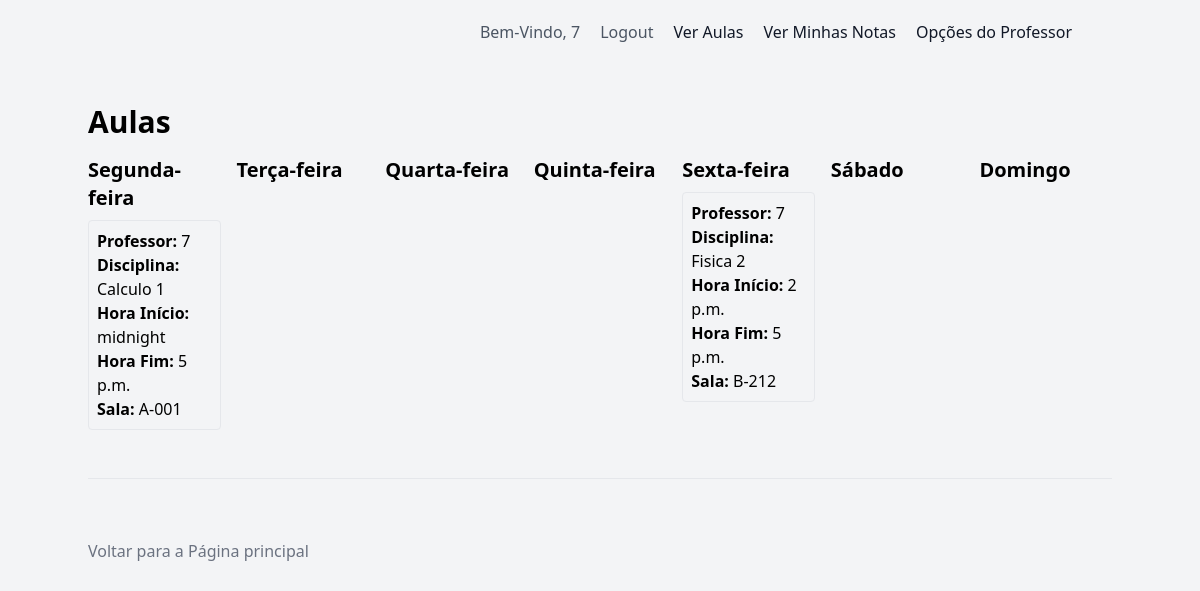
Page /ver_aulas/ (signed in) on the earlier database version.
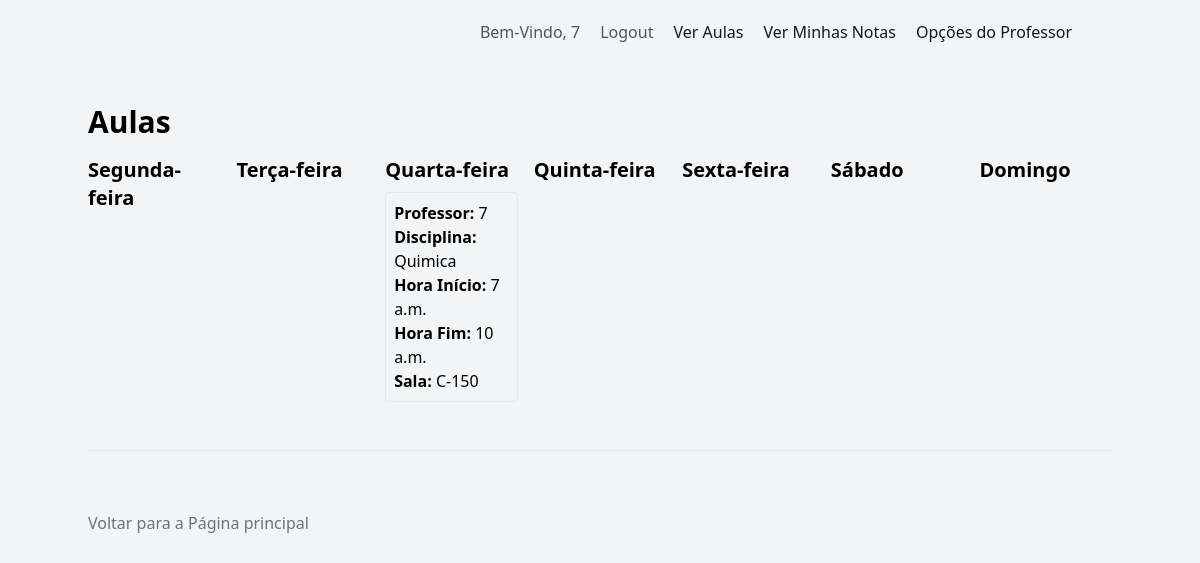
Same page on the later database version.
### pi/models.py (models this page shows, shortened)
class Professor(AbstractUser):
    cordenador = models.CharField(max_length=100, null=True)
    nome = models.CharField(max_length=100, null=True)
    formacao = models.CharField(max_length=100, null=True)
    numero_funcionario = models.CharField(max_length=255, unique=True)
    senhap = models.CharField(max_length=150)
    aulas = models.ManyToManyField('Aula', related_name='professores')
    groups = models.ManyToManyField(
        'auth.Group',
        blank=True,
        help_text='The groups this user belongs to. A user will get all permissions granted to each of their groups.',
        related_name="professor_groups",
        verbose_name='groups',
    )
    user_permissions = models.ManyToManyField(
        'auth.Permission',
        blank=True,
        help_text='Specific permissions for this user.',
        related_name="professor_permissions",
        verbose_name='user permissions',
    )
    USERNAME_FIELD = 'numero_funcionario'
    PASSWORD_FIELD = 'senhap'
    class Meta:
        verbose_name = 'professor'
        verbose_name_plural = 'professors'
        db_table = 'auth_professor'
    def __str__(self):
        return self.numero_funcionario
    @property
    def is_professor(self):
        return True

class Aula(models.Model):
    alunos = models.ManyToManyField('Estudante', related_name='aulas_estudante')
    professor = models.ForeignKey('Professor', on_delete=models.CASCADE)
    disciplina = models.ForeignKey('Disciplina', on_delete=models.CASCADE)
    sala = models.ForeignKey('Sala', on_delete=models.SET_NULL, null=True)  # Adicionado aqui
    dia_da_semana = models.CharField(max_length=20)
    hora_inicio = models.TimeField()
    hora_fim = models.TimeField()
    numero_lista = models.IntegerField(default=1)

class Disciplina(models.Model):
    nome = models.CharField(max_length=100)
    codigo = models.CharField(max_length=10)
    professor = models.ForeignKey('Professor', on_delete=models.SET_NULL, null=True)
    sala = models.ForeignKey('Sala', on_delete=models.SET_NULL, null=True)
    horario_inicio = models.TimeField()
    horario_fim = models.TimeField()
    def __str__(self):
        return self.nome

class Sala(models.Model):
    numero = models.CharField(max_length=10)
    bloco = models.CharField(max_length=1)
    def __str__(self):
        return self.bloco + "-" + self.numero

### pi/views.py (the view)
# urls.py: path('ver_aulas/', views.ver_aulas, name='ver_aulas'),
def ver_aulas(request):
    if request.user.is_authenticated:
        if request.user.is_professor:
            aulas = Aula.objects.filter(professor=request.user)
        else:
            aulas = Aula.objects.filter(alunos=request.user)
        dias_da_semana = AulaForm.DIAS_DA_SEMANA
        return render(request, 'ver_aulas.html', {'aulas': aulas, 'dias_da_semana': dias_da_semana})
    else:
        return redirect('login')

### pi/templates/ver_aulas.html
{% extends 'base.html' %}
{% block content %}
<h1 class="text-3xl font-semibold mb-4">Aulas</h1>
<div class="grid grid-cols-7 gap-4">
    {% for dia in dias_da_semana %}
    <div>
        <h2 class="text-xl font-semibold mb-2">{{ dia.0 }}</h2>
        {% for aula in aulas %}
        {% if aula.dia_da_semana == dia.0 %}
        <div class="border border-gray-200 rounded p-2 mb-2">
            <p><strong>Professor:</strong> {{ aula.professor }}</p>
            <p><strong>Disciplina:</strong> {{ aula.disciplina }}</p>
            <p><strong>Hora Início:</strong> {{ aula.hora_inicio }}</p>
            <p><strong>Hora Fim:</strong> {{ aula.hora_fim }}</p>
            <p><strong>Sala:</strong> {{ aula.sala }}</p>
        </div>
        {% endif %}
        {% empty %}
        <p>Nenhuma aula encontrada para {{ dia.0 }}</p>
        {% endfor %}
    </div>
    {% empty %}
    <p>Nenhum dia da semana encontrado</p>
    {% endfor %}
</div>
{% endblock %}

### pi/templates/base.html (shortened to what this page needs)
{% load static %}
<!DOCTYPE html>
<html lang="pt-br">
<head>
    <link href="https://cdn.jsdelivr.net/npm/tailwindcss@2.2.19/dist/tailwind.min.css" rel="stylesheet">
</head>
<body class="bg-gray-100">
    <header class="text-gray-600 body-font">
        <div class="container mx-auto flex flex-wrap p-5 flex-col md:flex-row items-center">
            <nav class="md:ml-auto flex flex-wrap items-center text-base justify-center">
                {% if user.is_authenticated %}
                <p class="mr-5 hover:text-gray-900">Bem-Vindo,
                    {% if user.is_professor %}
                    {{ user.numero_funcionario }}
                    {% else %}
                    {{ user.numero_estudante }}
                    {% endif %}
                </p>
                <a href="{% url 'logout' %}" class="mr-5 hover:text-gray-900">Logout</a>
                <a href="{% url 'ver_aulas' %}" class="mr-5 text-gray-900 hover:text-gray-700">Ver Aulas</a>
                <a href="{% url 'ver_minhas_notas' %}" class="mr-5 text-gray-900 hover:text-gray-700">Ver Minhas Notas</a>
                {% if user.is_professor %}
                <div class="relative inline-block text-left">
                    <button type="button" class="mr-5 text-gray-900 hover:text-gray-700 focus:outline-none" id="professorMenuButton" aria-expanded="false" aria-haspopup="true">
                        Opções do Professor
                    </button>
                </div>
                {% endif %}
                {% endif %}
            </nav>
        </div>
    </header>
    <main class="container mx-auto mt-10">
        {% block content %}{% endblock %}
    </main>
        <div class="container mx-auto flex items-center flex-wrap border-t border-gray-200 pt-10 mt-10">
            <div class="text-center mt-5">
                <a href="{% url 'home' %}" class="text-gray-500 hover:text-gray-900">Voltar para a Página principal</a>
            </div>
        </div>
</body>
</html>

Differences in the rows shown:
removed Aula: professor "7", disciplina "Calculo 1", hora_inicio "midnight", hora_fim "5 p.m.", sala "A-001", shown under "Segunda-feira"
removed Aula: professor "7", disciplina "Fisica 2", hora_inicio "2 p.m.", hora_fim "5 p.m.", sala "B-212", shown under "Sexta-feira"
added Aula: professor "7", disciplina "Quimica", hora_inicio "7 a.m.", hora_fim "10 a.m.", sala "C-150", shown under "Quarta-feira"
